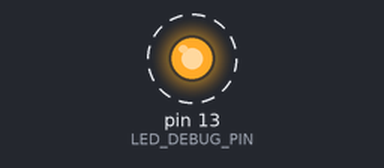
Simulated run of this sketch. Board: Arduino Uno, built with avr-gcc and run on an emulated ATmega328P. On the bench: output pins drawn as LEDs (lit = HIGH). Dashed ring = blinking.

Above: at 0.1 s.
Timing chart, 0 to 3.0 s (numbered marks = the images above):
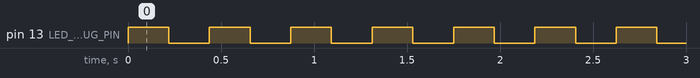

The sketch:

fa03-led-debug.ino
```cpp
#include <stdint.h>
#include <avr/io.h>

#define LED_DEBUG_PIN     5
#define LED_DEBUG_DDR     DDRB
#define LED_DEBUG_PORT    PORTB

#define LED_DELAY         100000

void SYS_Init(void) {
  LED_DEBUG_DDR |= (1 << LED_DEBUG_PIN);
  LED_DEBUG_PORT &= ~(1 << LED_DEBUG_PIN);
}

int main (void) {
  SYS_Init();
  volatile uint32_t delay;

  for (;;) {
    LED_DEBUG_PORT |= (1 << LED_DEBUG_PIN);
    for(delay = 0; delay < LED_DELAY; delay++);

    LED_DEBUG_PORT &= ~(1 << LED_DEBUG_PIN);
    for(delay = 0; delay < LED_DELAY; delay++);
  }

}
```

Measured:
- by itself, pin 13 (LED_DEBUG_PIN): alternates HIGH for 0.22 s and LOW for 0.22 s
